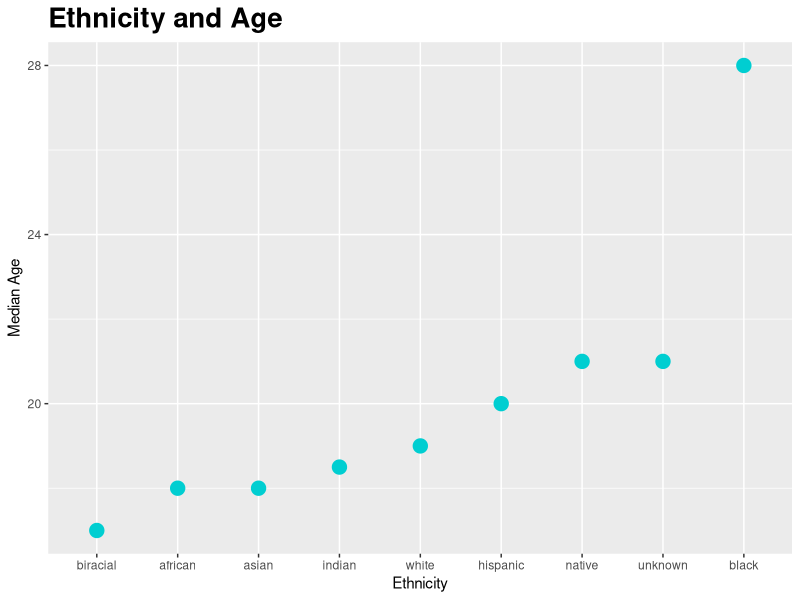
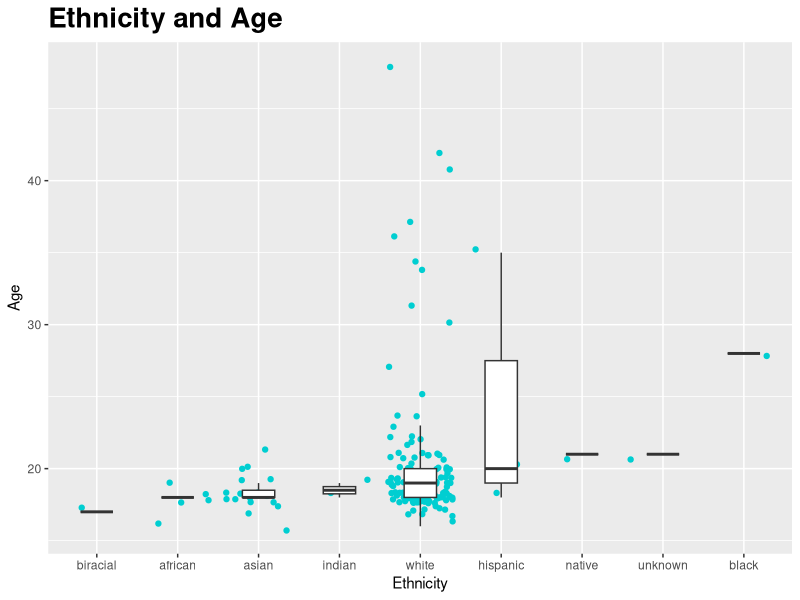
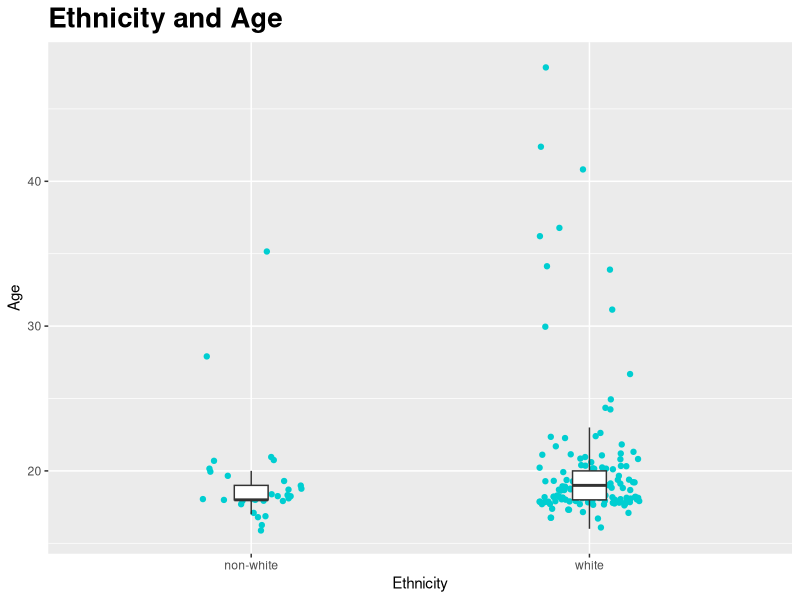

Source code (R) for these figures, in order:
## ---- chunk 1
#| output: false
library(tidyverse)
library(here)
#library(naniar)
## ---- chunk 2
#| output: false
hip <- read_csv(
  here::here("supporting_artifacts", 
    "Labs", 
    "Lab 3", 
    "hiphop.csv"))
## ---- chunk 3
hop <- tibble(hip)

#colnames(hop)

#hop_move <- hop |> 
  #select(asianMove : whiteMove) |> 
  #floor()

#hop_new <- hop |> 
  #select(-asianMove:-whiteMove)

#biggie <- merge(hop_new, hop_move)

#Didn't work, the merge function was a huge memory hog and used up all 32gb of my RAM. 
## ---- chunk 4
# hop$asianMove <- hop$asianMove |> 
#   floor()
# hop$blackMove <- hop$blackMove |> 
#   floor()
# hop$hispanicMove <- hop$hispanicMove |> 
#   floor()
# hop$nativeMove <- hop$nativeMove |> 
#   floor()
# hop$SAAMEMove <- hop$SAAMEMove |> 
#   floor()
# hop$whiteMove <- hop$whiteMove |> 
#   floor()

#revised code: 

hop <- hop |> 
  mutate(
    across(asianMove:whiteMove, ~floor(.)))
## ---- chunk 5
#| output: false
# hop |> 
#   replace_with_na((
#     replace = list(
#       city = 0,
#     county = 0)))
## ---- chunk 6
count <- unique(hop$word)

#revised code:
count2 <- hop |> 
  distinct(word) |> 
  select(word)
## ---- chunk 7

hop <- hop |> 
  mutate(
    ethnic_dicot = 
      ifelse(ethnic != "white", 
      "non-white", "white"))
## ---- chunk 8

hop_demo <- hop |> 
  distinct(
    subj, sex, 
    .keep_all = TRUE) |> 
  select(
    subj, 
    sex, 
    ethnic, 
    ethnic_dicot, 
    age)

# hop_demo$sex <- as.factor(
#   hop_demo$sex)
# 
# hop_demo$ethnic <- as.factor(
#   hop_demo$ethnic)
# 
# hop_demo$ethnic_dicot <- as.factor(
#   hop_demo$ethnic_dicot)


#revised code:
hop_demo <- hop_demo |> 
  mutate(
    across(c("sex", "ethnic", "ethnic_dicot"), ~as.factor(.)))

summary(hop_demo)
## ---- chunk 9
demo_ethnic_age <- hop_demo |> 
  group_by(ethnic) |> 
  summarize(
    median_age = median(age))

demo_ethnic_age %>% 
  ggplot(mapping = aes(
    x = fct_reorder(
      ethnic, median_age),
    y = median_age,
    size = 5)) +
  theme(legend.position = "none") +
  labs(x = "Ethnicity") +
  labs(y = "Median Age") +
  ggtitle("Ethnicity and Age") +
  theme(
    plot.title=element_text(
      family='', 
      face='bold', 
      colour='black', 
      size=20),
    plot.title.position = "panel") +
  geom_point(color = "darkturquoise")


## ---- chunk 10
hop_demo %>% 
  ggplot(mapping = aes(
    x = fct_reorder(
      ethnic, age),
    y = age)) +
  theme(legend.position = "none") +
  labs(x = "Ethnicity") +
  labs(y = "Age") +
  ggtitle("Ethnicity and Age") +
  theme(
    plot.title=element_text(
      family='', 
      face='bold', 
      colour='black', 
      size=20),
    plot.title.position = "panel") +
  geom_jitter(color = "darkturquoise") +
  geom_boxplot(
    outlier.shape = NA, 
    width = 0.4)


## ---- chunk 11

hop_demo %>% 
  ggplot(mapping = aes(
    x = ethnic_dicot,
    y = age)) +
  theme(legend.position = "none") +
  labs(x = "Ethnicity") +
  labs(y = "Age") +
  ggtitle("Ethnicity and Age") +
  theme(
    plot.title=element_text(
      family='', 
      face='bold', 
      colour='black', 
      size=20),
    plot.title.position = "panel") +
  geom_jitter(
    color = "darkturquoise", 
    width = 0.15) +
  geom_boxplot(
    outlier.shape = NA, 
    width = 0.1)
## ---- chunk 12
#| output: false

YB <- hop |> 
  filter(age<20) |> 
  distinct(subj)

hop |> 
  filter(age<20) |> 
  select(word, familiarity) |> 
  group_by(word) |> 
  summarize(fam = median(familiarity)) |> 
  slice_max(order_by = fam)

hop |> 
  filter(age<20) |> 
  select(word, familiarity) |> 
  group_by(word) |> 
  summarize(fam = median(familiarity)) |> 
  slice_min(order_by = fam)
## ---- chunk 13
#| output: false
# # NWW <- hop |> 
#   filter(ethnic_dicot == 'non-white') |>
#   filter(sex == 'Female')
# unique(NWW$subj)
# 
# hop |> 
#   filter(ethnic_dicot == 'non-white') |>
#   filter(sex == 'Female') |> 
#   select(word, familiarity) |> 
#   group_by(word) |> 
#   summarize(fam = median(familiarity)) |> 
#   slice_max(order_by = fam)
# 
# hop |> 
#   filter(ethnic_dicot == 'non-white') |>
#   filter(sex == 'Female') |> 
#   select(word, familiarity) |> 
#   group_by(word) |> 
#   summarize(fam = median(familiarity)) |> 
#   slice_min(order_by = fam)


#Revised code:
NWW <- hop |> 
  filter(ethnic_dicot == 'non-white',
         sex == 'Female') |> 
  distinct(subj)


hop |> 
  filter(ethnic_dicot == 'non-white',
         sex == 'Female') |> 
  select(word, familiarity) |> 
  group_by(word) |> 
  summarize(
    fam = median(familiarity)) |> 
  slice_max(order_by = fam)

hop |> 
  filter(ethnic_dicot == 'non-white',
         sex == 'Female') |> 
  select(word, familiarity) |> 
  group_by(word) |> 
  summarize(fam = median(familiarity)) |> 
  slice_min(order_by = fam)
## ---- chunk 14
#| output: false
# W.M.30 <- hop |> 
#   filter(ethnic_dicot == 'white') |>
#   filter(sex == 'Male') |> 
#   filter(age > 30)
# unique(W.M.30$subj)
# 
# hop |> 
#   filter(ethnic_dicot == 'white') |>
#   filter(sex == 'Male') |> 
#   filter(age > 30) |>  
#   select(word, familiarity) |> 
#   group_by(word) |> 
#   summarize(fam = median(familiarity)) |> 
#   slice_max(order_by = fam)


#Revised code:
W.M.30 <- hop |> 
  filter(ethnic_dicot == 'white',
         sex == 'Male',
         age > 30) |> 
  distinct(subj)

hop |> 
  filter(ethnic_dicot == 'white',
         sex == 'Male',
         age > 30) |>  
  select(word, familiarity) |> 
  group_by(word) |> 
  summarize(fam = median(familiarity)) |> 
  slice_max(order_by = fam)
## ---- chunk 15
#| output: false
# hop |> 
#   filter(ethnic_dicot == 'white') |> 
#   filter(sex == 'Male') |> 
#   filter(age >= 17) |> 
#   filter(age <= 23) |> 
#   filter(city >= 10000) |> 
#   filter(city <= 60000) |> 
#   filter(bieber == 5)


#Revised code:
hop |> 
  filter(ethnic_dicot == 'white',
         sex == 'Male',
         age >= 17,
         age <= 23,
         city >= 10000,
         city <= 60000) |> 
  slice_max(bieber) |> 
  distinct(subj)
